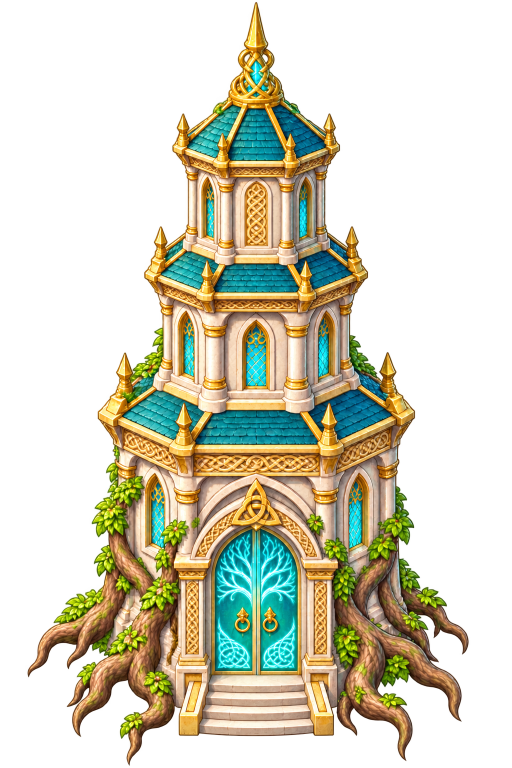
#> input picture docs/art/root-seal-tower-source.png, 1024 x 1536 px, found by its file name (shown at 1/2 size)
$ python pack-tower-art.py
#> lines starting #> are read from the running program, lines starting #| are printed output that depends on the picture
"""Normalize the generated tower's alpha matte for a crisp game sprite (preserve painted RGB)."""
from pathlib import Path
from PIL import Image
source=Path('docs/art/root-seal-tower-source.png')
im=Image.open(source).convert('RGBA')
#> im is the input picture: PIL image 1024x1536 RGBA; mean R, G, B, A 94.2, 87.4, 53.3, 105.7
# The generated export has a low-opacity ambient halo; opaque architecture is alpha 250–254.
im.putalpha(im.getchannel('A').point(lambda a:max(0,min(255,round((a-232)*255/18)))))
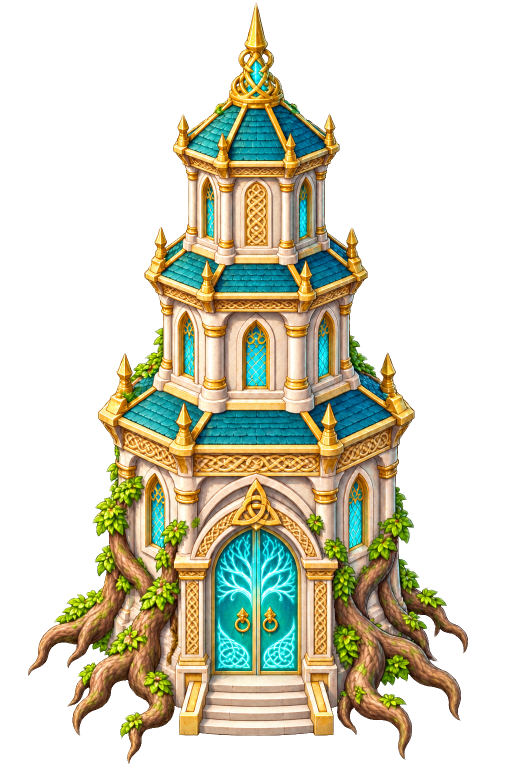
#> im: PIL image 1024x1536 RGBA (shown at 1/2 size); mean R, G, B, A 94.2, 87.4, 53.3, 105.2; transparent parts drawn white
bounds=im.getbbox()
#> bounds = (56, 5, 936, 1528)
if not bounds: raise ValueError('Empty tower sprite')
im=im.crop((max(0,bounds[0]-8),max(0,bounds[1]-8),min(im.width,bounds[2]+8),min(im.height,bounds[3]+8)))
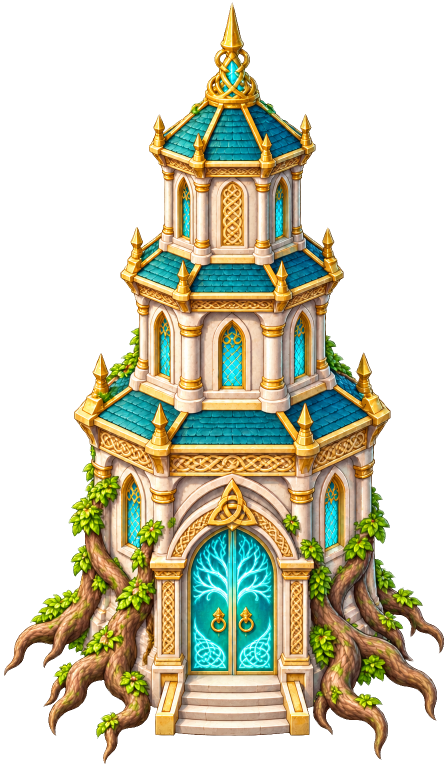
#> im: PIL image 896x1536 RGBA (shown at 1/2 size); mean R, G, B, A 105, 97.9, 60.2, 120.2; transparent parts drawn white
im.save('public/art/world/root-seal-tower.png')
im.save('public/art/world/root-seal-tower.webp',lossless=True)
print('Normalized tower:',im.size)
#| Normalized tower: (896, 1536)

$ run again, with docs/art/characters-v3-costumes-source.png copied over docs/art/root-seal-tower-source.png
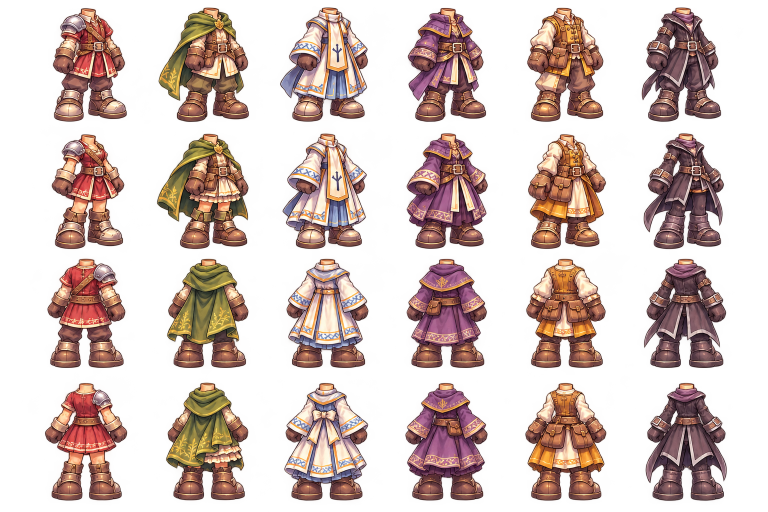
#> input picture docs/art/characters-v3-costumes-source.png, 1536 x 1024 px, found by its file name (shown at 1/2 size)
#> im is the input picture: PIL image 1536x1024 RGBA; mean R, G, B, A 130, 93.7, 82.2, 97.9
#> `im.putalpha(im.getchannel('A').point(lambda a:max(0,min(255,round((a-2..`:
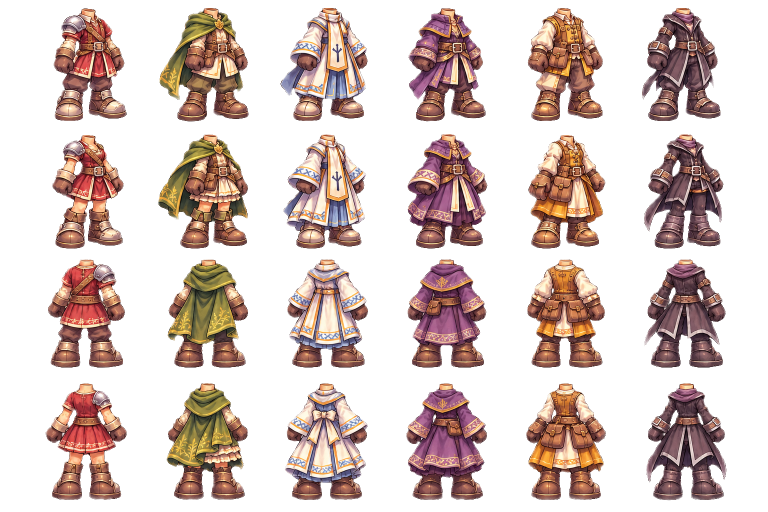
#> im: PIL image 1536x1024 RGBA (shown at 1/2 size); mean R, G, B, A 130, 93.7, 82.2, 93.5; transparent parts drawn white
#> bounds = (91, 16, 1453, 1001)
#> `im=im.crop((max(0,bounds[0]-8),max(0,bounds[1]-8),min(im.width,bounds[..`:
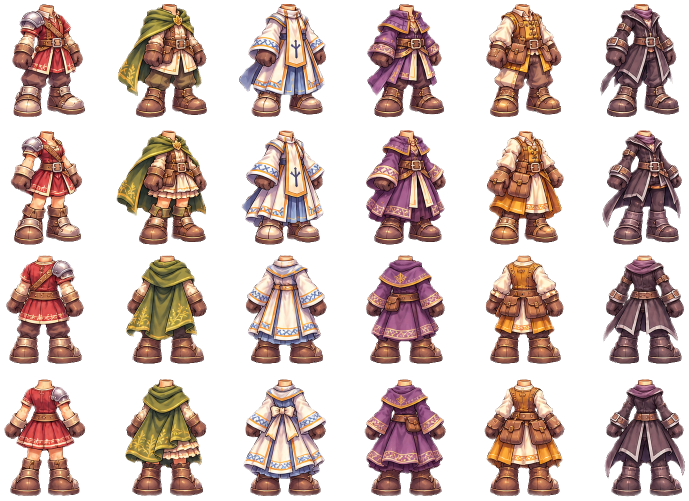
#> im: PIL image 1378x1001 RGBA (shown at 1/2 size); mean R, G, B, A 136.6, 98.6, 86.3, 106.6; transparent parts drawn white
#| Normalized tower: (1378, 1001)

$ run again, with docs/art/characters-v3-heads-source.png copied over docs/art/root-seal-tower-source.png
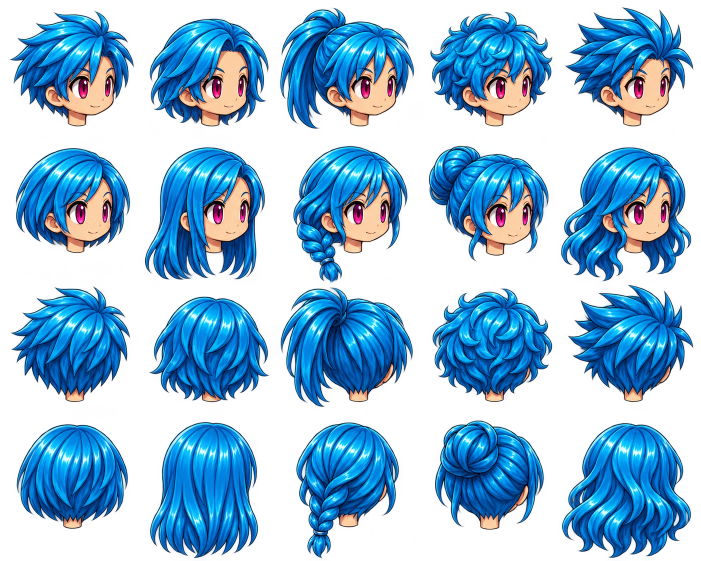
#> input picture docs/art/characters-v3-heads-source.png, 1402 x 1122 px, found by its file name (shown at 1/2 size)
#> im is the input picture: PIL image 1402x1122 RGBA; mean R, G, B, A 21.3, 67.4, 113.7, 123
#> `im.putalpha(im.getchannel('A').point(lambda a:max(0,min(255,round((a-2..`:
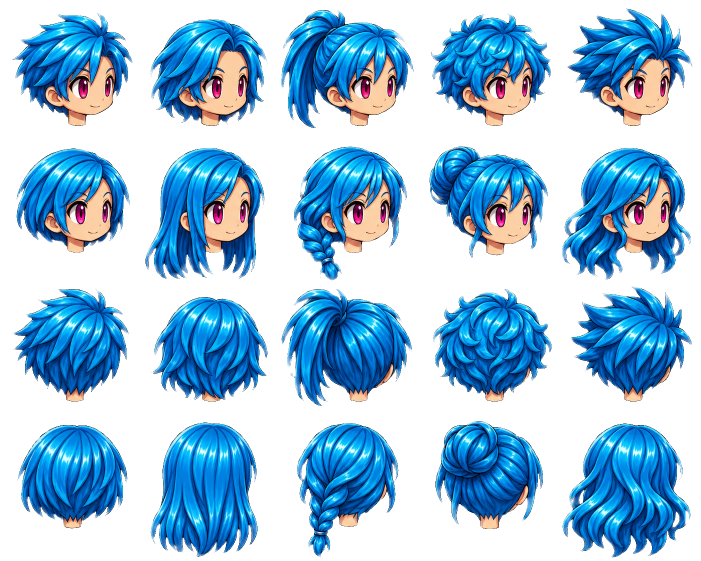
#> im: PIL image 1402x1122 RGBA (shown at 1/2 size); mean R, G, B, A 21.3, 67.4, 113.7, 117.1; transparent parts drawn white
#> bounds = (24, 17, 1385, 1115)
#> `im=im.crop((max(0,bounds[0]-8),max(0,bounds[1]-8),min(im.width,bounds[..`:
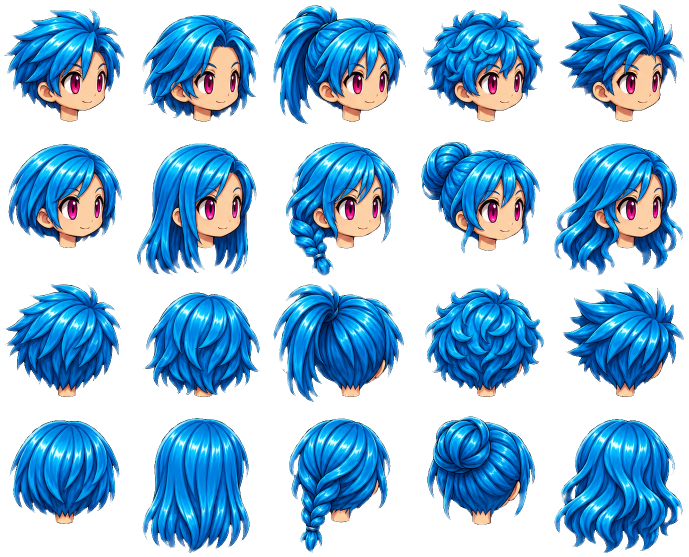
#> im: PIL image 1377x1113 RGBA (shown at 1/2 size); mean R, G, B, A 21.9, 69.1, 116.6, 120.2; transparent parts drawn white
#| Normalized tower: (1377, 1113)
